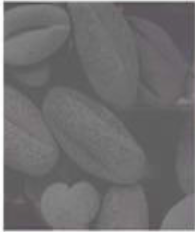
#> input picture OPQ 8/ex1_1.png, 195 x 232 px
$ python code1.py
#> lines starting #> are read from the running program, lines starting #| are printed output that depends on the picture
import numpy as np
import pandas as pd
import matplotlib.pyplot as plt

src_image = plt.imread("ex1_1.png")
#> src_image is the input picture: shape (232, 195, 3) float32; mean R, G, B 0.44, 0.435, 0.439
if src_image.ndim == 3:
    src_image = np.dot(src_image[..., :3], [0.2989, 0.5870, 0.1140])
#> src_image: shape (232, 195) float64

if src_image.max() <= 1.0:
    src_image = src_image * 255

src_image = src_image.astype(np.uint8)

# -------------------------
# Histogram Equalization
# -------------------------
hist, bins = np.histogram(src_image.flatten(), 256, [0, 256])
#> hist = 256 values, max 3243 at index 93, min 0 at index 0, mean 176.7; bins = 257 values from 0 to 256
cdf = hist.cumsum()
#> cdf = 256 values from 0 to 45240
cdf_normalized = (cdf - cdf.min()) * 255 / (cdf.max() - cdf.min())
#> cdf_normalized = 256 values from 0 to 255
cdf_normalized = cdf_normalized.astype(np.uint8)
equalized_image = cdf_normalized[src_image]
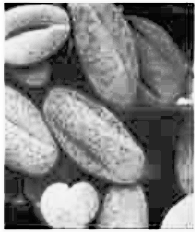
#> equalized_image: shape (232, 195); min 0, max 255, mean 130.7

# -------------------------
# Reference image (Gaussian target, mean=128, std=50)
# -------------------------
np.random.seed(42)
reference_image = np.random.normal(loc=128, scale=50, size=(300, 300))
reference_image = np.clip(reference_image, 0, 255).astype(np.uint8)

# -------------------------
# Histogram Matching (manual, using pandas for CDF lookup)
# -------------------------
src_hist, _ = np.histogram(src_image.flatten(), 256, [0, 256])
#> src_hist has the same summary as hist
ref_hist, _ = np.histogram(reference_image.flatten(), 256, [0, 256])

src_cdf = np.cumsum(src_hist).astype(np.float64)
#> src_cdf = 256 values from 0 to 45240
src_cdf = src_cdf / src_cdf[-1]
#> src_cdf = 256 values from 0 to 1

ref_cdf = np.cumsum(ref_hist).astype(np.float64)
ref_cdf = ref_cdf / ref_cdf[-1]

mapping = pd.Series(index=np.arange(256), dtype=np.uint8)
ref_cdf_series = pd.Series(ref_cdf)

for i in range(256):
    diff = (ref_cdf_series - src_cdf[i]).abs()
    mapping[i] = diff.idxmin()

mapping = mapping.values.astype(np.uint8)
#> mapping = 256 values from 0 to 255
matched_image = mapping[src_image]
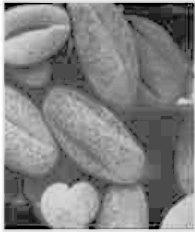
#> matched_image: shape (232, 195); min 0, max 255, mean 129.8

# -------------------------
# Display Images
# -------------------------
plt.figure(figsize=(15, 5))

plt.subplot(1, 3, 1)
plt.imshow(src_image, cmap='gray', vmin=0, vmax=255)
plt.title("Original")
plt.axis('off')

plt.subplot(1, 3, 2)
plt.imshow(equalized_image, cmap='gray', vmin=0, vmax=255)
plt.title("Histogram Equalized")
plt.axis('off')

plt.subplot(1, 3, 3)
plt.imshow(matched_image, cmap='gray', vmin=0, vmax=255)
plt.title("Histogram Matched")
plt.axis('off')

plt.show()
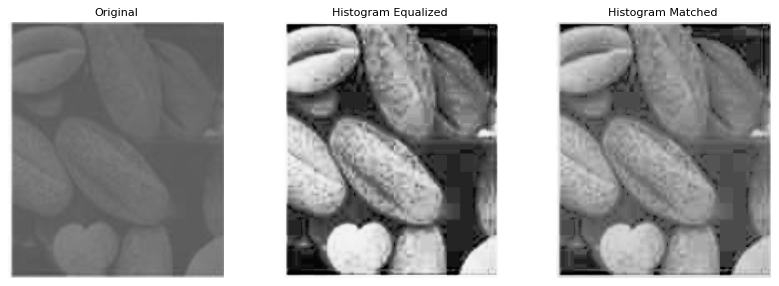
#> figure drawn by matplotlib, 3 panels

# -------------------------
# Histograms
# -------------------------
plt.figure(figsize=(15, 4))

plt.subplot(1, 3, 1)
plt.hist(src_image.ravel(), bins=256, range=(0, 255))
plt.title("Original Histogram")

plt.subplot(1, 3, 2)
plt.hist(equalized_image.ravel(), bins=256, range=(0, 255))
plt.title("Equalized Histogram")

plt.subplot(1, 3, 3)
plt.hist(matched_image.ravel(), bins=256, range=(0, 255))
plt.title("Matched Histogram")

plt.show()
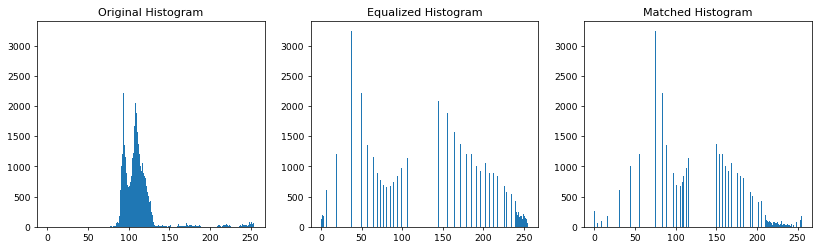
#> figure drawn by matplotlib, 3 panels; panel 1: tallest bar 3243 high, from x = 92.64 to 93.63; panel 2: tallest bar 3243 high, from x = 36.86 to 37.85; panel 3: tallest bar 3243 high, from x = 74.71 to 75.7

print(f"Original : mean={src_image.mean():.1f}  std={src_image.std():.1f}")
#| Original : mean=110.6  std=23.8
print(f"Equalized: mean={equalized_image.mean():.1f}  std={equalized_image.std():.1f}")
#| Equalized: mean=130.7  std=72.5
print(f"Matched  : mean={matched_image.mean():.1f}  std={matched_image.std():.1f}")
#| Matched  : mean=129.8  std=48.2

$ run again, with OPQ 8/ex1_2.png copied over OPQ 8/ex1_1.png
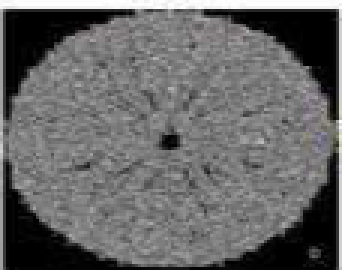
#> input picture OPQ 8/ex1_2.png, 114 x 90 px (shown 3 times larger)
#> src_image is the input picture: shape (90, 114, 3) float32; mean R, G, B 0.4, 0.4, 0.4
#> hist = 256 values, max 943 at index 0, min 0 at index 169, mean 40.08; bins = 257 values from 0 to 256
#> cdf = 256 values from 943 to 10260
#> cdf_normalized = 256 values from 0 to 255
#> `equalized_image = cdf_normalized[src_image]`:
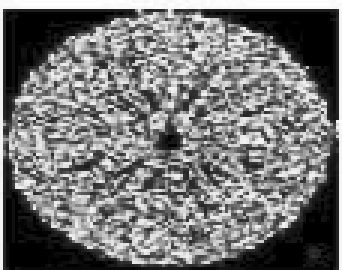
#> equalized_image: shape (90, 114) (shown 3 times larger); min 0, max 255, mean 116.9
#> src_hist has the same summary as hist
#> `src_cdf = np.cumsum(src_hist).astype(np.float64)`: src_cdf = 256 values from 943 to 10260
#> `src_cdf = src_cdf / src_cdf[-1]`: src_cdf = 256 values from 0.0919 to 1
#> mapping = 256 values from 61 to 255
#> `plt.show()`:
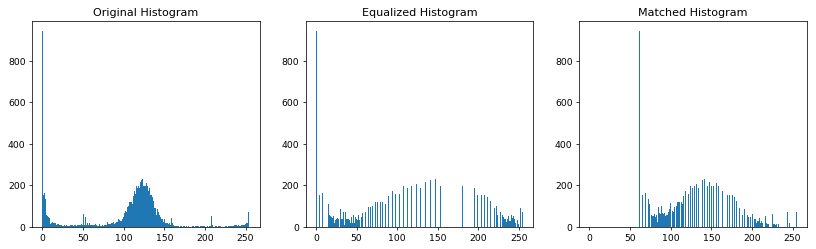
#> figure drawn by matplotlib, 3 panels; panel 1: tallest bar 943 high, from x = 0 to 0.996; panel 2: tallest bar 943 high, from x = 0 to 0.996; panel 3: tallest bar 943 high, from x = 60.76 to 61.76
#| Original : mean=101.1  std=57.0
#| Equalized: mean=116.9  std=79.5
#| Matched  : mean=130.2  std=46.1

$ run again, with OPQ 8/ex1_3.png copied over OPQ 8/ex1_1.png
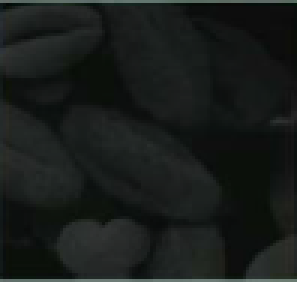
#> input picture OPQ 8/ex1_3.png, 99 x 94 px (shown 3 times larger)
#> src_image is the input picture: shape (94, 99, 3) float32; mean R, G, B 0.0964, 0.112, 0.104
#> hist = 256 values, max 942 at index 13, min 0 at index 0, mean 36.35; bins = 257 values from 0 to 256
#> cdf = 256 values from 0 to 9306
#> cdf_normalized = 256 values from 0 to 255
#> `equalized_image = cdf_normalized[src_image]`:
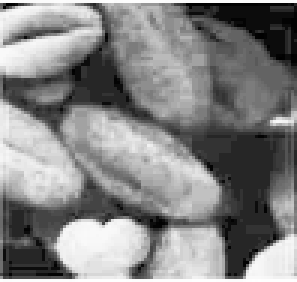
#> equalized_image: shape (94, 99) (shown 3 times larger); min 0, max 255, mean 131.6
#> src_hist has the same summary as hist
#> `src_cdf = np.cumsum(src_hist).astype(np.float64)`: src_cdf = 256 values from 0 to 9306
#> `src_cdf = src_cdf / src_cdf[-1]`: src_cdf = 256 values from 0 to 1
#> mapping = 256 values from 0 to 255
#> `plt.show()`:
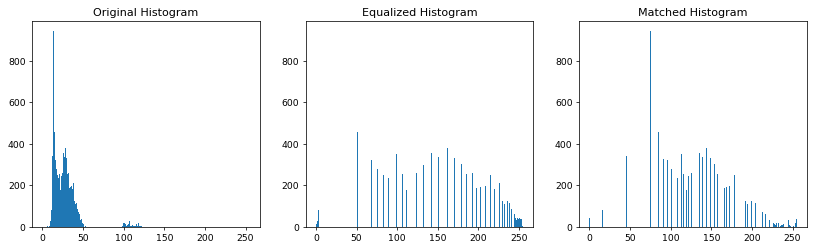
#> figure drawn by matplotlib, 3 panels; panel 1: tallest bar 942 high, from x = 12.95 to 13.95; panel 2: tallest bar 942 high, from x = 37.85 to 38.85; panel 3: tallest bar 942 high, from x = 74.71 to 75.7
#| Original : mean=26.5  std=15.4
#| Equalized: mean=131.6  std=71.6
#| Matched  : mean=130.8  std=47.2

$ run again, with OPQ 8/ex1_4.png copied over OPQ 8/ex1_1.png
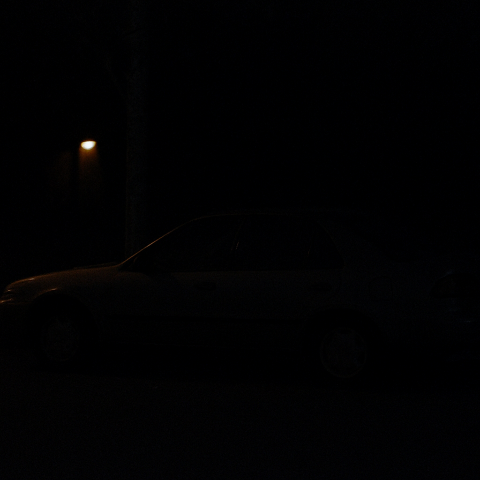
#> input picture OPQ 8/ex1_4.png, 480 x 480 px
#> src_image is the input picture: shape (480, 480, 3) float32; mean R, G, B 0.00525, 0.00478, 0.00749
#> hist = 256 values, max 136513 at index 0, min 0 at index 57, mean 900; bins = 257 values from 0 to 256
#> cdf = 256 values from 136513 to 230400
#> cdf_normalized = 256 values from 0 to 255
#> `equalized_image = cdf_normalized[src_image]`:
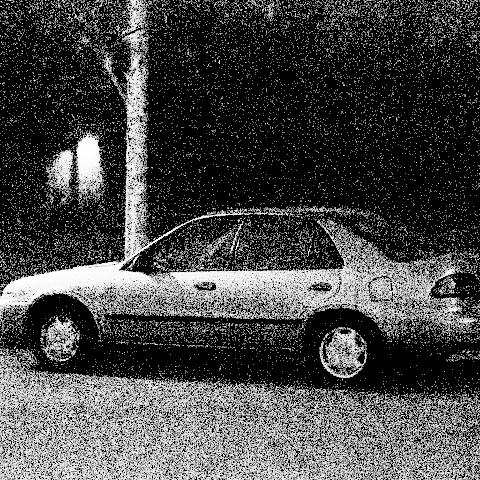
#> equalized_image: shape (480, 480); min 0, max 255, mean 69.3
#> src_hist has the same summary as hist
#> `src_cdf = np.cumsum(src_hist).astype(np.float64)`: src_cdf = 256 values from 136513 to 230400
#> `src_cdf = src_cdf / src_cdf[-1]`: src_cdf = 256 values from 0.593 to 1
#> mapping = 256 values from 139 to 255
#> `plt.show()`:
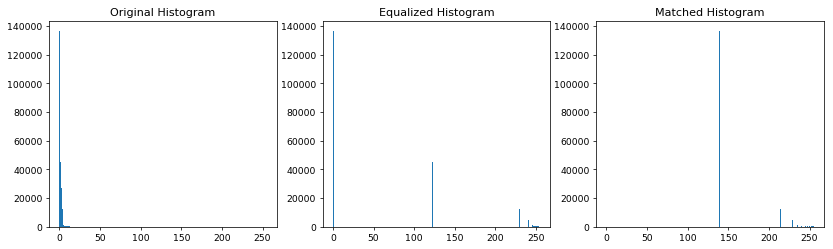
#> figure drawn by matplotlib, 3 panels; panel 1: tallest bar 136513 high, from x = 0 to 0.996; panel 2: tallest bar 136513 high, from x = 0 to 0.996; panel 3: tallest bar 136513 high, from x = 138.5 to 139.5
#| Original : mean=1.0  std=4.8
#| Equalized: mean=69.3  std=89.0
#| Matched  : mean=158.8  std=28.3
